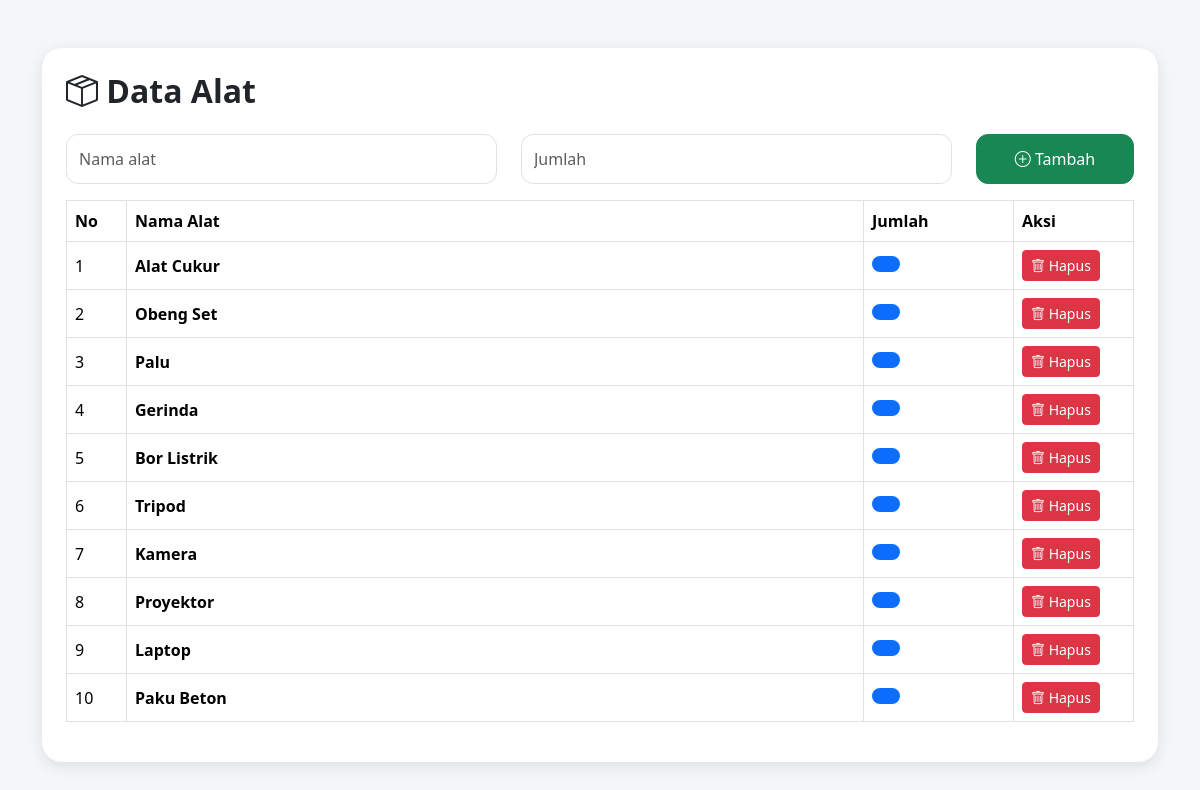
/alat.php, run on the app's committed database.
### tables this page shows
CREATE TABLE `alat` (
  `id` int(11) NOT NULL,
  `nama_alat` varchar(100) NOT NULL,
  `stok` int(11) NOT NULL DEFAULT 0
);

### alat.php (the view, shortened to what this page needs)
<?php
include 'koneksi.php';
$query = mysqli_query($conn,"SELECT * FROM alat ORDER BY id DESC");
?>
<!DOCTYPE html>
<html lang="id">
<head>
    <link href="https://cdn.jsdelivr.net/npm/bootstrap@5.3.3/dist/css/bootstrap.min.css" rel="stylesheet">
    <link rel="stylesheet" href="https://cdn.jsdelivr.net/npm/bootstrap-icons@1.11.3/font/bootstrap-icons.min.css">
</head>
<body>
<div class="container mt-5">
    <div class="card p-4">
        <h2 class="judul mb-4">
            <i class="bi bi-box-seam"></i>
            Data Alat
        </h2>
        <form method="POST">
            <div class="row">
                <div class="col-md-5 mb-3">
                    <input type="text"
                           name="nama_alat"
                           class="form-control"
                           placeholder="Nama alat"
                           required>
                </div>
                <div class="col-md-5 mb-3">
                    <input type="number"
                           name="jumlah"
                           class="form-control"
                           placeholder="Jumlah"
                           required>
                </div>
                <div class="col-md-2 mb-3">
                    <button type="submit"
                            name="tambah"
                            class="btn btn-success w-100 btn-custom">
                        <i class="bi bi-plus-circle"></i>
                        Tambah
                    </button>
                </div>
            </div>
        </form>
        <div class="table-responsive">
            <table class="table table-bordered table-hover align-middle">
                <thead>
                    <tr>
                        <th width="60">No</th>
                        <th>Nama Alat</th>
                        <th width="150">Jumlah</th>
                        <th width="120">Aksi</th>
                    </tr>
                </thead>
                <tbody>
                <?php
                $no = 1;
                while($data = mysqli_fetch_assoc($query)) :
                ?>
                    <tr>
                        <td><?= $no++; ?></td>
                        <td>
                            <b><?= $data['nama_alat']; ?></b>
                        </td>
                        <td>
                            <span class="badge bg-primary badge-jumlah">
                            </span>
                        </td>
                        <td>
                            <a href="?hapus=<?= $data['id']; ?>"
                               onclick="return confirm('Yakin hapus data?')"
                               class="btn btn-danger btn-sm">
                                <i class="bi bi-trash"></i>
                                Hapus
                            </a>
                        </td>
                    </tr>
                <?php endwhile; ?>
                </tbody>
            </table>
        </div>
    </div>
</div>
</body>
</html>

### alat.php (style rules this page uses)
body { background:#f4f6f9; }
.card { border:none; border-radius:20px; box-shadow:0 4px 15px rgba(0,0,0,0.1); }
.form-control { border-radius:12px; height:50px; }
.btn-custom { border-radius:12px; height:50px; }
.table thead { background:#212529; color:white; }
.badge-jumlah { font-size:14px; padding:8px 14px; border-radius:10px; }
.judul { font-weight:bold; }

### data on the page
alat: nama_alat "Alat Cukur"
alat: nama_alat "Obeng Set"
alat: nama_alat "Palu"
alat: nama_alat "Gerinda"
alat: nama_alat "Bor Listrik"
alat: nama_alat "Tripod"
alat: nama_alat "Kamera"
alat: nama_alat "Proyektor"
alat: nama_alat "Laptop"
alat: nama_alat "Paku Beton"
